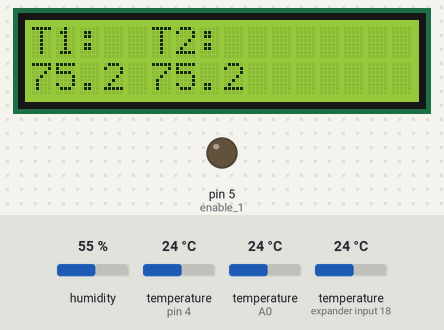
Bench run of a sketch on a simulated Arduino Uno, built with avr-gcc and run on an emulated ATmega328P. On the bench: 16×2 character LCD, output pins drawn as LEDs (lit = HIGH). The test bench sets the inputs (shaded band); at power-on: temperature (sensors on expander input 18, A0, pin 4) 24 °C, humidity 55 %. What the sketch prints to the serial monitor is not drawn.

Above: at 1.2 s.
1.3 s: temperature (sensor on expander input 18) set to 41 °C
At 3.8 s:
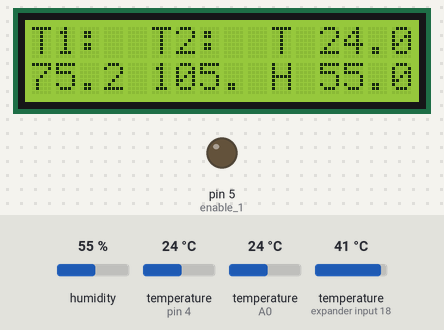
5.6 s: temperature (sensor on A0) set to 12 °C
At 7.21 s:
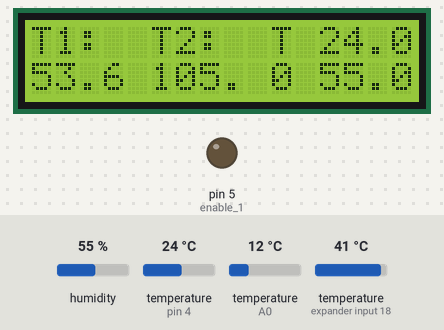
8.3 s: humidity set to 22 %
At 11.0 s:
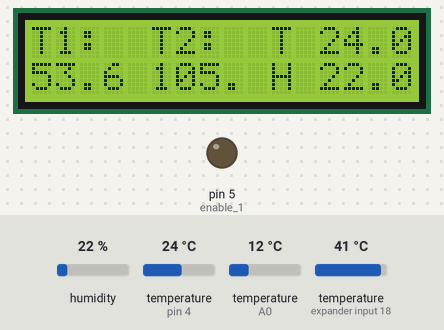
11.7 s: temperature (sensor on expander input 18) set to 19 °C
At 14.2 s:
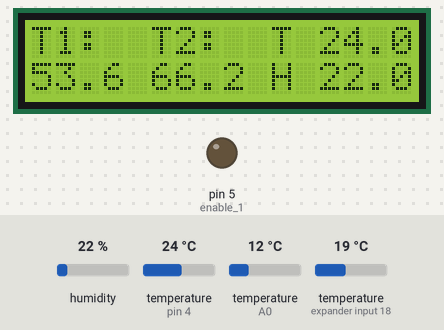
14.5 s: temperature (sensor on pin 4) set to 12 °C
At 17.2 s:
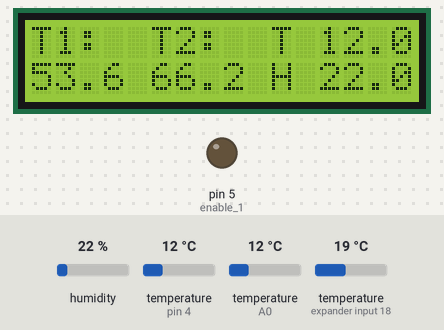
17.7 s: temperature (sensor on A0) set to 28 °C
At 19.8 s:
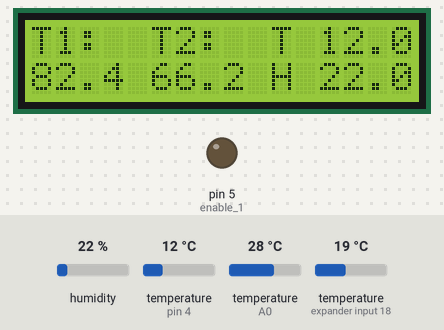
Timing chart, 0 to 21.2 s (numbered marks = the images above; inputs shaded):
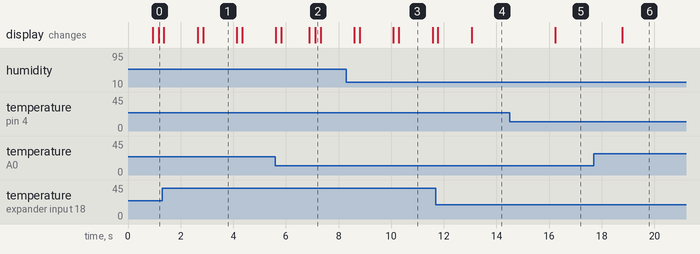

Measured:
- after the input at 1.3 s, the display: first differs from a run without the input after 1.3 s (image 1 shows a later state)
- after the input at 5.6 s, the display: first differs from a run without the input after 1.3 s (image 2 shows a later state)
- after the input at 8.3 s, the display: first differs from a run without the input after 2.0 s (image 3)
- after the input at 11.7 s, the display: first differs from a run without the input after 1.4 s (image 4)
- after the input at 14.5 s, the display: changes after 1.7 s (image 5)
- after the input at 17.7 s, the display: changes after 1.1 s (image 6)
- what the display in image 1 shows lasts 1.2 s, from 2.9 s to 4.1 s

The sketch:

standalone-3temp-hum-template.ino
```cpp
//for ds18b20 code
#include <OneWire.h>
#include <DallasTemperature.h>
#define ONE_WIRE_BUS_PIN A0

#include "DHT.h"
#define DHTPIN 4     // Digital pin connected to the DHT sensor
#define DHTTYPE DHT22   // DHT 22  (AM2302), AM2321
DHT dht(DHTPIN, DHTTYPE);


// include the library LCD code:
#include <LiquidCrystal.h>

OneWire oneWire(ONE_WIRE_BUS_PIN);
DallasTemperature sensors(&oneWire);

  //device addresses to be found in another sketch and assigned here
DeviceAddress Probe01 = { 0x28, 0xFF, 0xD4, 0xEA, 0xC1, 0x16, 0x04, 0x84 };
DeviceAddress Probe02 = { 0x28, 0xFF, 0xCC, 0x0A, 0xC2, 0x16, 0x04, 0x6B };
DeviceAddress Probe03 = { 0x28, 0xAA, 0x6F, 0xCC, 0x17, 0x13, 0x02, 0xED };
//ds18b20 code end

//LCD Setup Code
const int rs = 7, en = 8, d4 = 9, d5 = 10, d6 = 11, d7 = 12;
LiquidCrystal lcd(rs, en, d4, d5, d6, d7);

//for relay control code
// declare and name all actuator pins on the arduino
int relay1 = 11;
int relay2 = 10;
int relay3 = 9;
int relay4 = 8;
//relay control code end

//declare command code variable
String commandCode = "0";

//tentacle sheild code
#include <SoftwareSerial.h>         //Include the software serial library

SoftwareSerial sSerial(11, 10);     // RX, TX  - Name the software serial library sftSerial (this cannot be omitted)
                                    // assigned to pins 10 and 11 for maximum compatibility
int s0 = 7;                         // Tentacle uses pin 7 for multiplexer control S0
int s1 = 6;                         // Tentacle uses pin 6 for multiplexer control S1
int enable_1 = 5;                   // Tentacle uses pin 5 to control pin E on shield 1
int enable_2 = 4;                   // Tentacle uses pin 4 to control pin E on shield 2

char computerdata[20];              // A 20 byte character array to hold incoming data from a pc/mac/other
char sensordata[30];                // A 30 byte character array to hold incoming data from the sensors
byte computer_bytes_received = 0;   // We need to know how many characters bytes have been received
byte sensor_bytes_received = 0;     // We need to know how many characters bytes have been received

char *channel;                      // Char pointer used in string parsing
char *cmd;                          // Char pointer used in string parsing

String str;
String str_channel;
//tentacle sheild code end

//Serial buffer code
const byte numChars = 32;
char receivedChars[numChars]; // an array to store the received data
boolean newData = false;
//Serial buffer code end

void setup() {

  Serial.begin(9600);
  dht.begin();
  //LCD Code
  lcd.begin(16, 2);

  //for ds18b20 code
  sensors.begin();
  sensors.setResolution(Probe01, 12);
  sensors.setResolution(Probe02, 12);
  sensors.setResolution(Probe03, 12);
  //ds18b20 code end

  //tentacle sheild code
  pinMode(s0, OUTPUT);             // set the digital output pins for the serial multiplexer
  pinMode(s1, OUTPUT);
  pinMode(enable_1, OUTPUT);
  pinMode(enable_2, OUTPUT);

  sSerial.begin(9600);             // Set the soft serial port to 9600 (change if all your devices use another baudrate)
  intro();                         // display startup message


}


void loop() {

  //ds18b20 generic code
  sensors.requestTemperatures();
  delay(100);
  //end ds18b20 generic code

  //Main set of if statements to trigger conditions from Serial commands
  commandCode = "1001";
  if(commandCode == "1001"){
    float temp = printTemperature(Probe01);
    lcd.setCursor(0,0);
    lcd.print("T1:");
    lcd.setCursor(0,1);
    lcd.print(temp);
    lcd.setCursor(4,1);
    lcd.print(" ");
    delay(200);
    commandCode = "0";
  }
  commandCode = "1002";
  if(commandCode == "1002"){
    float temp = printTemperature(Probe02);
    lcd.setCursor(5,0);
    lcd.print("T2:");
    lcd.setCursor(5,1);
    lcd.print(temp);
    lcd.setCursor(9,1);
    lcd.print(" ");
    delay(200);
    commandCode = "0";
  }
  commandCode = "1003";
  if(commandCode == "1003"){
    float temp = dht.readTemperature();
    float humidity = dht.readHumidity();
    lcd.setCursor(10,0);
    lcd.print("T");
    lcd.setCursor(12,0);
    lcd.print(temp);

    lcd.setCursor(10,1);
    lcd.print("H");
    lcd.setCursor(12,1);
    lcd.print(humidity);

    delay(200);
    commandCode = "0";
  }

//End of Main set of if statements

}//end of main loop

//start of functions needed to be called in them main loop

//Serial buffer functions
void recvWithStartEndMarkers() {
    static boolean recvInProgress = false;
    static byte ndx = 0;
    char startMarker = '<';
    char endMarker = '>';
    char rc;

 // if (Serial.available() > 0) {
    while (Serial.available() > 0 && newData == false) {
        rc = Serial.read();

        if (recvInProgress == true) {
            if (rc != endMarker) {
                receivedChars[ndx] = rc;
                ndx++;
                if (ndx >= numChars) {
                    ndx = numChars - 1;
                }

                commandCode = receivedChars;
                String String(commandCode);
            }
            else {
                receivedChars[ndx] = '\0'; // terminate the string
                recvInProgress = false;
                ndx = 0;
                newData = true;
            }
        }

        else if (rc == startMarker) {
            recvInProgress = true;
        }
    }
}

void showNewData() {
 if (newData == true) {
 newData = false;
 }
}

//ds18b20 code functions
float printTemperature(DeviceAddress deviceAddress)
{

float tempC = sensors.getTempC(deviceAddress);

   if (tempC == -127.00)
   {
   Serial.print("Error getting temperature  ");
   }
   else
   {

   Serial.println(DallasTemperature::toFahrenheit(tempC));
   return (DallasTemperature::toFahrenheit(tempC));
   }
}
// ds18b20 end code

//tentacle sheild code
// Print intro
void intro() {
  Serial.flush();
  Serial.println(" ");
}
```
